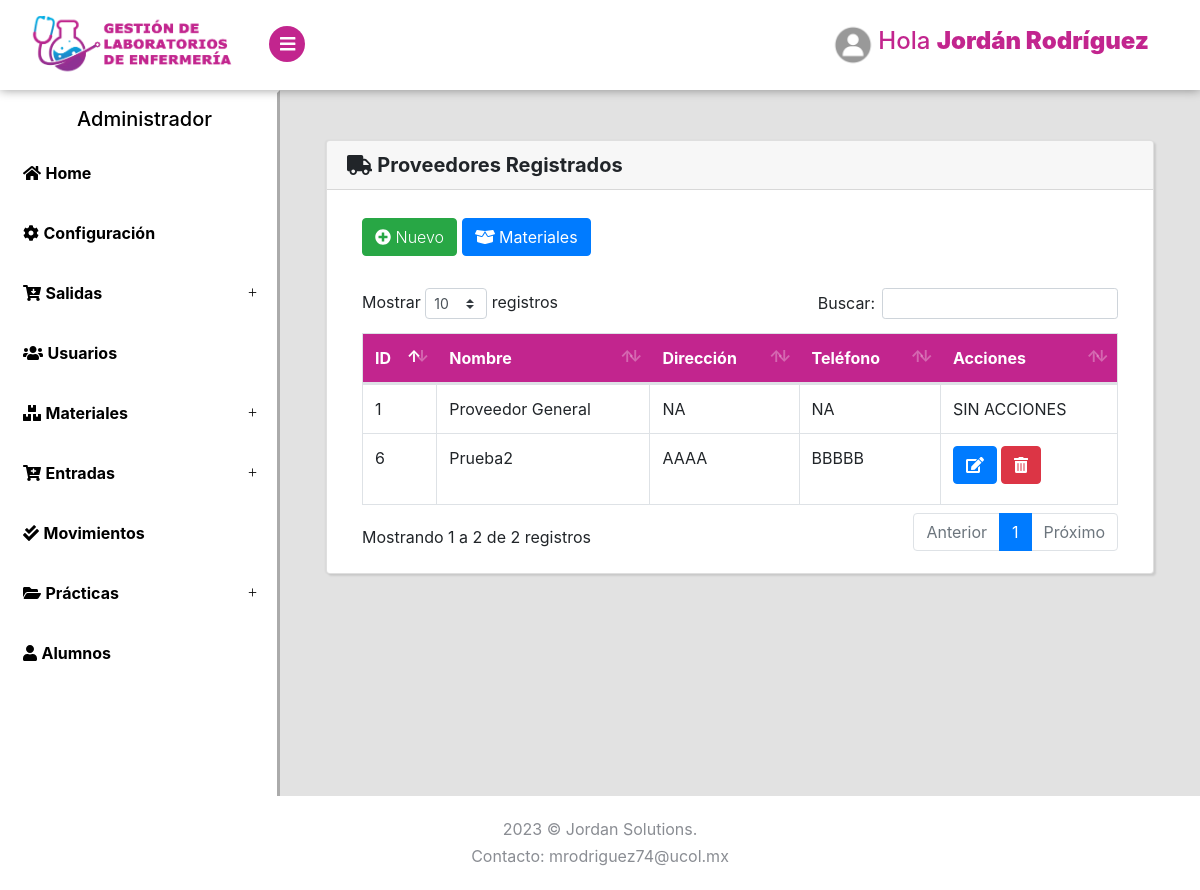
/Productos/Proveedores (signed in), run on an earlier commit of the app's database.
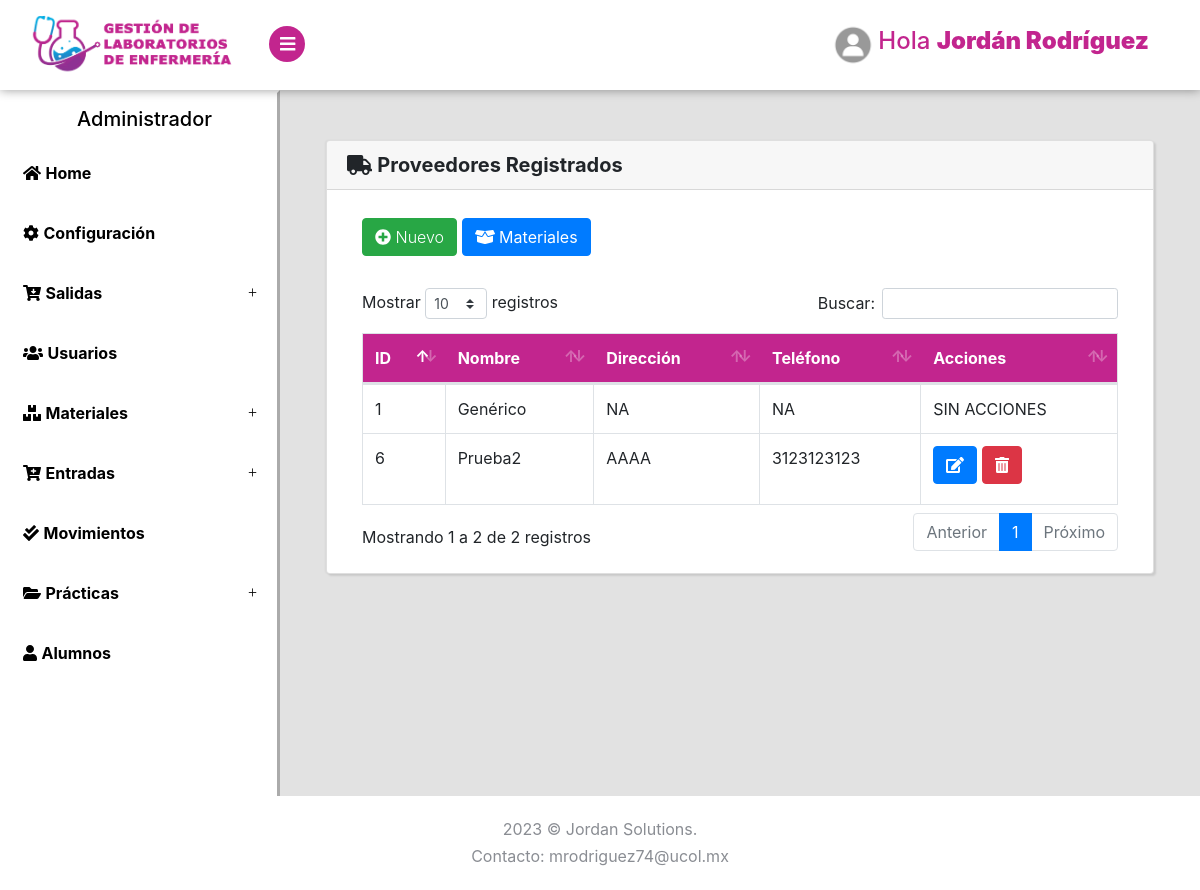
And on a later commit of the database.
### tables this page shows
CREATE TABLE `proveedores` (
  `id` int(11) NOT NULL,
  `nombre` varchar(100) NOT NULL,
  `direccion` text NOT NULL,
  `telefono` varchar(15) NOT NULL,
  `estado` int(10) NOT NULL DEFAULT 1
);

### Libraries/Core/Views.php (called while the page is built)
<?php
class Views{
    function getView($controller, $view, $alert="", $data1 = "", $data2 = "", $data3 = "", $data4 = "", $data5 = "")
    {
        $controller = get_class($controller);
        if ($controller == "Login") {
            $view = "Views/".$view.".php";
        }else{
            $view = "Views/" . $controller . "/" . $view . ".php";
        }
        require_once($view);
    }
}
?>

### Controller/Productos.php (called while the page is built, shortened)
<?php
class Productos extends Controllers
{
    public function Proveedores()
    {
        $data1 = $this->model->selectProveedores();
        $this->views->getView($this, "Proveedores", "", $data1);
    }
}
?>

### index.php (called while the page is built, shortened)
<?php
require_once("Helpers/Helpers.php");
require_once("Libraries/Core/Load.php");
?>

### Libraries/Core/Mysql.php (called while the page is built, shortened)
<?php
class Mysql extends Conexion{
    private $conexion;
    function __construct()
    {
        $this->conexion = new Conexion();
        $this->conexion = $this->conexion->conect();
    }
    public function select_all(string $query){
        $this->strquery = $query;
        $result = $this->conexion->prepare($this->strquery);
        $result->execute();
        $data = $result->fetchall(PDO::FETCH_ASSOC);
        return $data;
    }
}
?>

### Libraries/Core/Conexion.php (called while the page is built)
<?php
class Conexion{
    private $conect;
    public function __construct()
    {
      $conexion = "mysql:host=".HOST.";dbname=".BD.";.CHARSET.";
      try {
          $this->conect = new PDO($conexion, DB_USER, PASS);
          $this->conect->setAttribute(PDO::ATTR_ERRMODE, PDO::ERRMODE_EXCEPTION);
      } catch (PDOException $e) {
          $this->conect = "Error en la conexion";
          echo "Error: " . $e->getMessage();
      }
    }
    public function conect()
    {
        return $this->conect;
    }
}
?>

### Models/ProductosModel.php (called while the page is built, shortened)
<?php
class ProductosModel extends Mysql{
    public function selectProveedores()
    {
        $sql = "SELECT * FROM proveedores WHERE estado = 1";
        $res = $this->select_all($sql);
        return $res;
    }
}
?>

### Helpers/Helpers.php (called while the page is built, shortened)
<?php
function base_url()
{
    return BASE_URL;
}
?>

### Views/Productos/Proveedores.php (the view, shortened to what the changed rows need)
<?php if($_SESSION['rol'] <= 1){ ?>
<div class="page-content2">
    <section>
        <div class="card container-fluid2 text-center">
            <div class="card-header"><i class="fas fa-exclamation-circle"></i> ERROR</div>
            <div class="card-body">
                <img src="../Assets/img/unicornio.png" style="height: 400px; ">
                <h5 class="card-title">Error: No tienes acceso a esta página.</h5>
            </div>
            <div class="card-footer text-muted">
              <a href="<?php echo base_url() ?>Dashboard/Alumnos" class="btn btn-primary">Ir al inicio</a>
            </div>
        </div>
    </section>
</div>
<?php }  else { ?>
<div class="page-content">
    <section>
        <div class="card container-fluid2">
            <div class="card-body">
                <div class="container-fluid">
                    <div class="row">
                        <div class="col-lg-12 mt-2">
                            <div class="table-responsive mt-4">
                                <table class="table table-hover table-bordered" id="Table">
                                    <thead class="thead-personality">
                                        <tr>
                                            <th>ID</th>
                                            <th>Nombre</th>
                                            <th>Dirección</th>
                                            <th>Teléfono</th>
                                            <th>Acciones</th>
                                        </tr>
                                    </thead>
                                    <tbody>
                                        <?php foreach ($data1 as $pr) { ?>
                                            <tr>
                                                <td><?php echo $pr['id']; ?></td>
                                                <td><?php echo $pr['nombre']; ?></td>
                                                <td><?php echo $pr['direccion']; ?></td>
                                                <td><?php echo $pr['telefono']; ?></td>
                                                <td>
                                                    <?php if ($pr['id'] != '1') { ?>
                                                    <a title="Editar" href="<?php echo base_url() ?>Productos/Proveedoreseditar?id=<?php echo $pr['id']; ?>" class="btn btn-primary mb-2"><i class="fas fa-edit"></i></a>
                                                    <form action="<?php echo base_url() ?>Productos/Proveedoreseliminarper?id=<?php echo $pr['id']; ?>" method="post" class="d-inline elimper">
                                                        <button title="Eliminar" type="submit" class="btn btn-danger mb-2"><i class="fas fa-trash-alt"></i></button>
                                                    </form>
                                                    <?php } else {?>
                                                    SIN ACCIONES
                                                    <?php }?>
                                                </td>
                                            </tr>
                                        <?php } ?>
                                    </tbody>
                                </table>
                            </div>
                        </div>
                    </div>
                </div>
            </div>
        </div>
    </section>
</div>
<?php } ?>

What changed in the data, as far as the page shows it:
changed proveedores "NA": nombre "Proveedor General" → "Genérico"
changed proveedores "Prueba2": telefono "BBBBB" → "3123123123"
